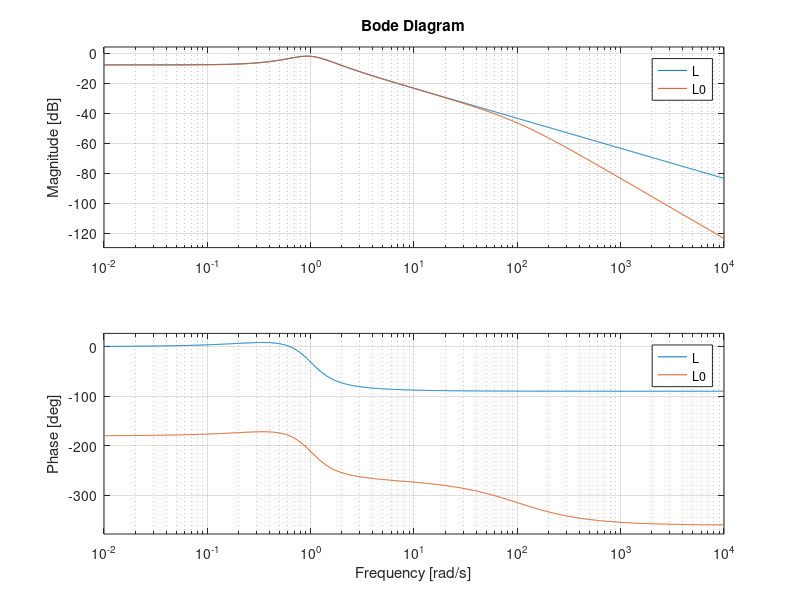

Recreate this plot in MATLAB.
clearvars;
close all

s = 10000; % sigma

P = tf([1 1],[1 1 1 ]);
Ps = ss(P);

A = Ps.A;
B = Ps.B;
C = Ps.C;
D = Ps.D;

G = [1 0];
H = 0;
Q = G' *1* G;
R = 1;
x0 = [0 0 ]';

% Kc = lqr(A,B,C'*C,R); il prof aveva messo Q poi si trovava uno 0 in Kc e ha
% cambiato mettendo C'* C al posto di Q
Kc = lqr(A,B,C'*C,R);
L = ss(A,B,Kc,0); %Sistema con Feedback di stato

inversa = [A B; C H]\[0 0 1]';
F = inversa(1:2);
N = inversa(end);

%% Output Feedback con SetPoint


Kf = lqe(A,B,C,s,1);

Ak = A-Kf*C-B*Kc;

K = ss(Ak,Kf,-Kc,0); %Sistema con output feedback
L0 = Ps*K;
L0 = minreal(L0);
bode(L,L0)
